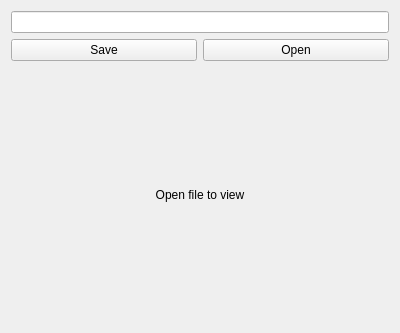
<?xml version="1.0" encoding="UTF-8"?>
<ui version="4.0">
 <class>SubFirst</class>
 <widget class="QWidget" name="SubFirst">
  <property name="geometry">
   <rect>
    <x>0</x>
    <y>0</y>
    <width>400</width>
    <height>333</height>
   </rect>
  </property>
  <property name="sizePolicy">
   <sizepolicy hsizetype="Expanding" vsizetype="Expanding">
    <horstretch>1</horstretch>
    <verstretch>1</verstretch>
   </sizepolicy>
  </property>
  <property name="windowTitle">
   <string>Form</string>
  </property>
  <layout class="QGridLayout" name="gridLayout">
   <item row="1" column="0">
    <widget class="QPushButton" name="saveBtn">
     <property name="text">
      <string>Save</string>
     </property>
     <property name="icon">
      <iconset theme="document-save">
       <normaloff>.</normaloff>.</iconset>
     </property>
    </widget>
   </item>
   <item row="1" column="1">
    <widget class="QPushButton" name="openBtn">
     <property name="text">
      <string>Open</string>
     </property>
     <property name="icon">
      <iconset theme="document-open">
       <normaloff>.</normaloff>.</iconset>
     </property>
    </widget>
   </item>
   <item row="0" column="0" colspan="2">
    <widget class="QLineEdit" name="inp"/>
   </item>
   <item row="2" column="0" colspan="2">
    <widget class="QLabel" name="out">
     <property name="text">
      <string>Open file to view</string>
     </property>
     <property name="alignment">
      <set>Qt::AlignCenter</set>
     </property>
    </widget>
   </item>
  </layout>
 </widget>
 <resources/>
 <connections/>
</ui>
